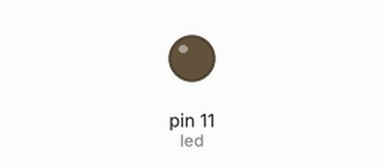
This sketch was run on a simulated Arduino Uno, built with avr-gcc and run on an emulated ATmega328P. Shown: output pins drawn as LEDs (lit = HIGH).

Above: at 0.15 s.
Timing chart, 0 to 1.6 s (numbered marks = the images above):
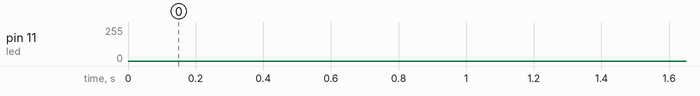

The sketch:

Change_Brightness_LED_Test.ino
```cpp
int led = 11; // pin, ke kterému je LED připojena
int brightness = 0; // jas LED
int fadeAmount = 1; // o kolik jednotek se změní hodnota při jednom kroku

void setup() {
    pinMode(led, OUTPUT);
}

void loop() {

    analogWrite(led, brightness);

    brightness = brightness + fadeAmount;

    if (brightness == 0 || brightness == 255) {
        fadeAmount = -fadeAmount ;
    }

    delay(3);
}
```
